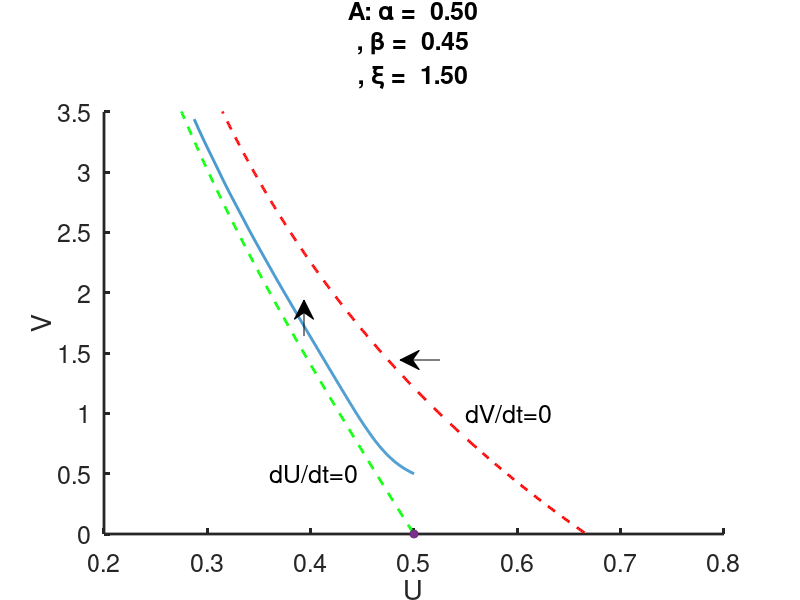
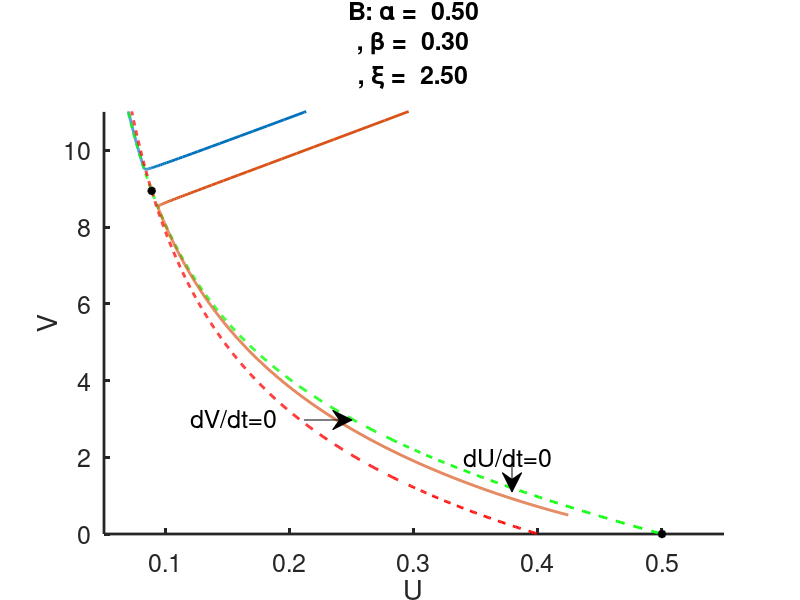
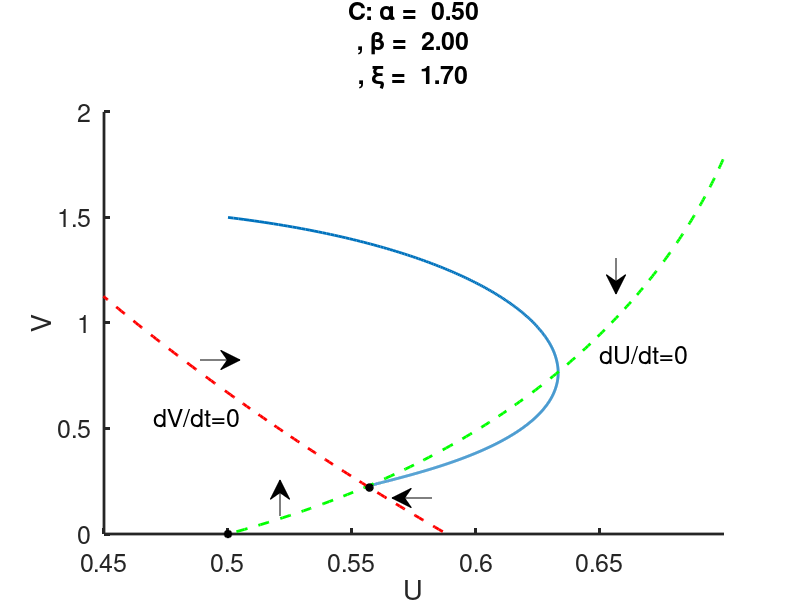
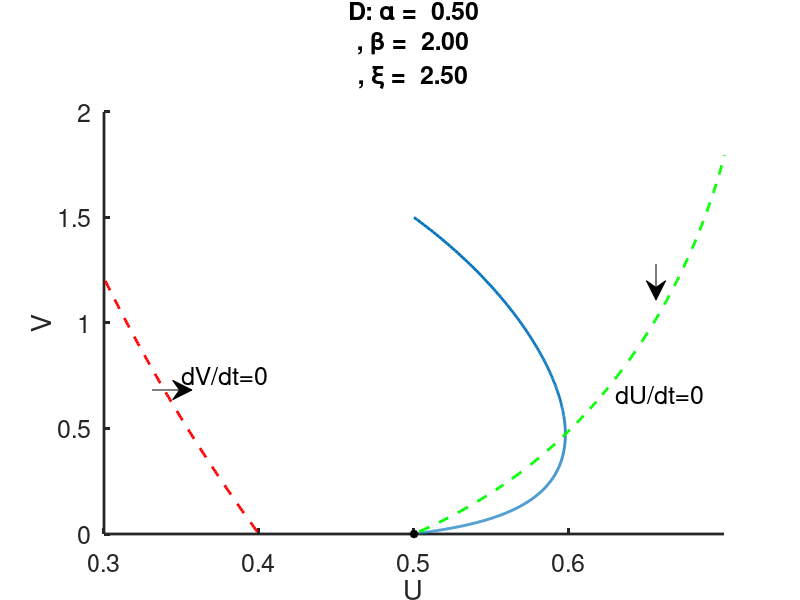

Source code (MATLAB) for these figures, in order:

%  -------------------------------------------------------------------
%
%   Phase portraits for leukocyte dynamics. With non-zero alpha.
%
%   For Chapter 13, Section 13.2.2 of
%   Keener and Sneyd, Mathematical Physiology, 3rd Edition, Springer.
%
%   Written by James Keener and James Sneyd.
%
%  -------------------------------------------------------------------


function leukocyte_dynamics
close all
clear all
clc
set(0,                           ...
   'defaultaxesfontsize', 18,   ...
   'defaultaxeslinewidth', 2.0, ...
   'defaultlinelinewidth', 2.0);
global N
formatSpecF = '%6.2f\n';

%parameters
p.g0=0.2;
p.b0=1;

% choose Icase = 1 or 2;
Icase = 1;

if (Icase ==1)
    alist =[0.5,0.75,1]; % three values of alpha
    xivals=[1.5,2.5,1.7,2.5,1.7];
    bvals = [0.45,.3,2,2,0.5];
    vinit=[0.5,14.5,1.5,1.5,1.0,13.5,2.5];
    tend=[15,30,30,30,30];
end
if(Icase==2)
    xivals=[1.75,2.5,1.6,2.5,2.5];
    bvals = [0.45,.3,2,2,0.5];
    vinit=[0.5,1.4,1.5,1.5,5.1,1.6,5.5];
    tend=[15,40,30,30,300];
    alist=[0.04];% one value of alpha
end

p.a = alist(1);
U0 = p.b0/(1+p.b0);
for j = 1:length(bvals);
    p.b = bvals(j);
    p.xi = xivals(j);
    v=[0:.011:400];
    f = F(p.a*v);
    u1= (p.b0+p.b*v)./((p.b0+p.b*v).*f.*exp(-p.a*v)+ (v.*f+1)) ;
    
    u2=1./(p.xi*f);
    diff = u1-u2;
    ndx =find(diff(1:end-1).*diff(2:end) <=0);
    
    N=1;
    init = [U0 ,vinit(j)];
    if (j==2) N=2;
        init = [U0 ,vinit(j),U0,vinit(6)];
    end
    if (j==5) 
        N=2;
        init = [U0 ,vinit(j),U0,vinit(7)];
    end
    
    %make some phase portraits
    dt=0.01;
    tspan = [0:dt:tend(j)];
    [t,sol] = ode23(@(t,x)rhs(t,x,p),tspan,init);
    
    figure(j)
    plot( sol(:,1) ,sol(:,2),u1,v,'g--',u2,v,'r--','linewidth',2)
    hold on
    plot(U0,0,'k*','linewidth',2)
    if (~isempty(ndx))
        plot(u2(ndx),v(ndx),'k*','linewidth',2)
    end
    
    
    xlabel('U')
    ylabel('V')
    box off
    if(Icase==1)
        if (j==1)
            text(0.36,0.5,'dU/dt=0','fontsize',18)
            text(0.55,1.,'dV/dt=0','fontsize',18)
            annotation('arrow', [.55,.5],[.4,.4])
            annotation('arrow', [.38,.38],[.44,.5])
            plot(0.5,0,'*','linewidth',2)
            title(strcat('A: \alpha = ',sprintf(formatSpecF,p.a), ', \beta = ',sprintf(formatSpecF,p.b), ', \xi = ',sprintf(formatSpecF,p.xi)),'fontsize',18)
            axis([0.2 0.8 0 3.5])
        end
        if (j==2)
            plot( sol(:,3) ,sol(:,4))
            text(0.34,2,'dU/dt=0','fontsize',18)
            text(0.12,3,'dV/dt=0','fontsize',18)
            annotation('arrow', [.38,.44],[.3,.3])
            annotation('arrow', [.64,.64],[.24,.18])
            axis([.05 .55 0 11])
            title(strcat('B: \alpha = ',sprintf(formatSpecF,p.a), ', \beta = ',sprintf(formatSpecF,p.b), ', \xi = ',sprintf(formatSpecF,p.xi)),'fontsize',18)
        end
        if (j==3)
            text(0.65,0.85,'dU/dt=0','fontsize',18)
            text(0.47,.55,'dV/dt=0','fontsize',18)
            annotation('arrow', [.54,.49],[.17,.17])
            annotation('arrow', [.25 ,.30],[.4,.4])
            annotation('arrow', [.35,.35],[.14,.2])
            annotation('arrow', [.77,.77],[.57,.51])
            axis([.45 .7 0 2])
            title(strcat('C: \alpha = ',sprintf(formatSpecF,p.a), ', \beta = ',sprintf(formatSpecF,p.b), ', \xi = ',sprintf(formatSpecF,p.xi)),'fontsize',18)
        end
        if (j==4)
            text(0.63,.66,'dU/dt=0','fontsize',18)
            text(0.35,.75,'dV/dt=0','fontsize',18)
            annotation('arrow', [.19,.24],[.35,.35])
            annotation('arrow', [.82,.82],[.56,.5])
            axis([.3 .7 0 2])
            title(strcat('D: \alpha = ',sprintf(formatSpecF,p.a), ', \beta = ',sprintf(formatSpecF,p.b), ', \xi = ',sprintf(formatSpecF,p.xi)),'fontsize',18)
        end
        if (j==5)
            text(0.3,4,'dU/dt=0','fontsize',18)
            text(0.25,2.5,'dV/dt=0','fontsize',18)
            annotation('arrow', [.88,.83],[.167,.167])
            annotation('arrow', [.78,.78],[.13,.17])
            axis([.1 .55 0 10])
            title(strcat('E: \alpha = ',sprintf(formatSpecF,p.a), ', \beta = ',sprintf(formatSpecF,p.b), ', \xi = ',sprintf(formatSpecF,p.xi)),'fontsize',18)
        end
    end
    
    if(Icase==2)
        if (j==1)
            text(0.25,1,'dU/dt=0','fontsize',18)
            text(0.58,1.,'dV/dt=0','fontsize',18)
            annotation('arrow', [.58,.53],[.4,.4])
            annotation('arrow', [.39,.39],[.59,.65])
            plot(0.5,0,'*','linewidth',2)
            title(strcat('A: \alpha = ',sprintf(formatSpecF,p.a), ', \beta = ',sprintf(formatSpecF,p.b), ', \xi = ',sprintf(formatSpecF,p.xi)),'fontsize',18)
            axis([0 1 0 10])
        end
        if (j==2)
            plot( sol(:,3) ,sol(:,4))
            text(0.3,1.5,'dU/dt=0','fontsize',18)
            text(0.33,0.4,'dV/dt=0','fontsize',18)
            annotation('arrow', [.54,.59],[.3,.3])
            annotation('arrow', [.45,.45],[.75,.82])
            annotation('arrow', [.57,.52],[.7,.7])
            annotation('arrow', [.68,.68],[.27,.21])
            axis([.2 .55 0 2.5])
            title(strcat('B: \alpha = ',sprintf(formatSpecF,p.a), ', \beta = ',sprintf(formatSpecF,p.b), ', \xi = ',sprintf(formatSpecF,p.xi)),'fontsize',18)
        end
        if (j==3)
            text(0.54,0.6,'dU/dt=0','fontsize',18)
            text(0.625,.6,'dV/dt=0','fontsize',18)
            annotation('arrow', [.63,.58],[.2,.2])
            annotation('arrow', [.52 ,.57],[.7,.7])
            annotation('arrow', [.3,.3],[.18,.24])
            annotation('arrow', [.63,.63],[.86,.8])
            axis([.5 .7 0 2])
            title(strcat('C: \alpha = ',sprintf(formatSpecF,p.a), ', \beta = ',sprintf(formatSpecF,p.b), ', \xi = ',sprintf(formatSpecF,p.xi)),'fontsize',18)
        end
        if (j==4)
            text(0.55,1.5,'dU/dt=0','fontsize',18)
            text(0.4,1.,'dV/dt=0','fontsize',18)
            annotation('arrow', [.29,.34],[.35,.35])
            annotation('arrow', [.72,.72],[.56,.49])
            axis([.3 .7 0 2])
            title(strcat('D: \alpha = ',sprintf(formatSpecF,p.a), ', \beta = ',sprintf(formatSpecF,p.b), ', \xi = ',sprintf(formatSpecF,p.xi)),'fontsize',18)
        end
        if (j==5)
            plot( sol(:,3) ,sol(:,4))
            text(0.45,1.,'dU/dt=0','fontsize',18)
            text(0.35,1.,'dV/dt=0','fontsize',18)
            annotation('arrow', [.38,.43],[.25,.25])
            annotation('arrow', [.5,.5],[.27,.2])
            axis([.3 .55 0 8])
            title(strcat('E: \alpha = ',sprintf(formatSpecF,p.a), ', \beta = ',sprintf(formatSpecF,p.b), ', \xi = ',sprintf(formatSpecF,p.xi)),'fontsize',18)
        end
        figure(j)
        hold off
    end
end

% now plot the parameter curves

V=[0.1:.1:1000];

for k = 1:length(alist)
    p.a = alist(k);
    cA=p.a^2*V.^4;
    cB=- V.*(-2*p.a^2*V.^2*p.b0 + p.a*V - 2*exp(p.a*V) + 2);
    cC= p.b0*(p.a^2*V.^2*p.b0 -p.a*V- 1 + exp(p.a*V).*(1 - V.^2*p.a));
    disc=cB.^2-4*cA.*cC;
    b1 = (-cB+sqrt(disc))./(2*cA);
    %b2 = (-cB-sqrt(disc))./(2*cA);
    
    ndx=find(b1>0);
    onebyxi1= p.a*V.*(p.b0 + b1.*V)./(1 - exp(-p.a*V) + p.a*V.^2 + p.a*V.*exp(-p.a*V).*(p.b0 + b1.*V));
    %onebyxi2= a*V.*(p.b0 + b2.*V)./(1 - exp(-a*V) + a*V.^2 + a*V.*exp(-a*V).*(p.b0 + b2.*V));
    
    figure(6)
    ln(k)=plot(1./b1(ndx),1./onebyxi1(ndx));
    hold on
end


xlabel('1/\beta','fontsize',20)
ylabel('\xi','fontsize',20)
text(1,2.5,'D: \{0\}','fontsize',18)
text(0.5,1.3,'C: \{V_p\}','fontsize',18)
if(Icase==2)
    text(1.64,2.12,'\{0,V_p\}','fontsize',16)
end
if(Icase==1)
    text(1.9,1.85,'\{V_p,\infty\}','fontsize',16)
end
text(3,1,'A: \{\infty\}','fontsize',18)
text(3,2.5,'B: \{0,\infty\}','fontsize',18)

figure(6)
plot([0,4],[0,4],'--',[0,4],[1/U0,1/U0],'--' );%,1./bvals,xivals,'r*')  add this if you want to see where the phase portraits are in parameter space
box off
if(Icase==2)
    title(strcat('\alpha = ',sprintf(formatSpecF,p.a)),'fontsize',18)
end
axis([0 4 0 4])

hold off
if (Icase==1)
    legend('boxoff')
    legend([ln(1),ln(2),ln(3)],strcat('\alpha = ',sprintf(formatSpecF,alist(1))),strcat('\alpha = ',sprintf(formatSpecF,alist(2))),strcat('\alpha = ',sprintf(formatSpecF,alist(3))),'fontsize',18,'location','northwest')
end

%%
function out=rhs(t,x,p)
global N

out = [];
for j = 1:N
    u=x(2*j-1); % leukocyte mass
    v=x(2*j); %
    f = F(p.a*v);
    
    up = p.g0*((p.b0+p.b*v)*(1-u*f*exp(-p.a*v))-u*(v*f+1));
    vp = v*(1-p.xi*u*f);
    
    out =[out;up;vp];
end

%%
function f = F(z)
if(z<1.e-4)
    f=1 +  z/2 +  z.^2/12 -  z.^4./720;
else
    f=z./(1-exp(-z));
end
